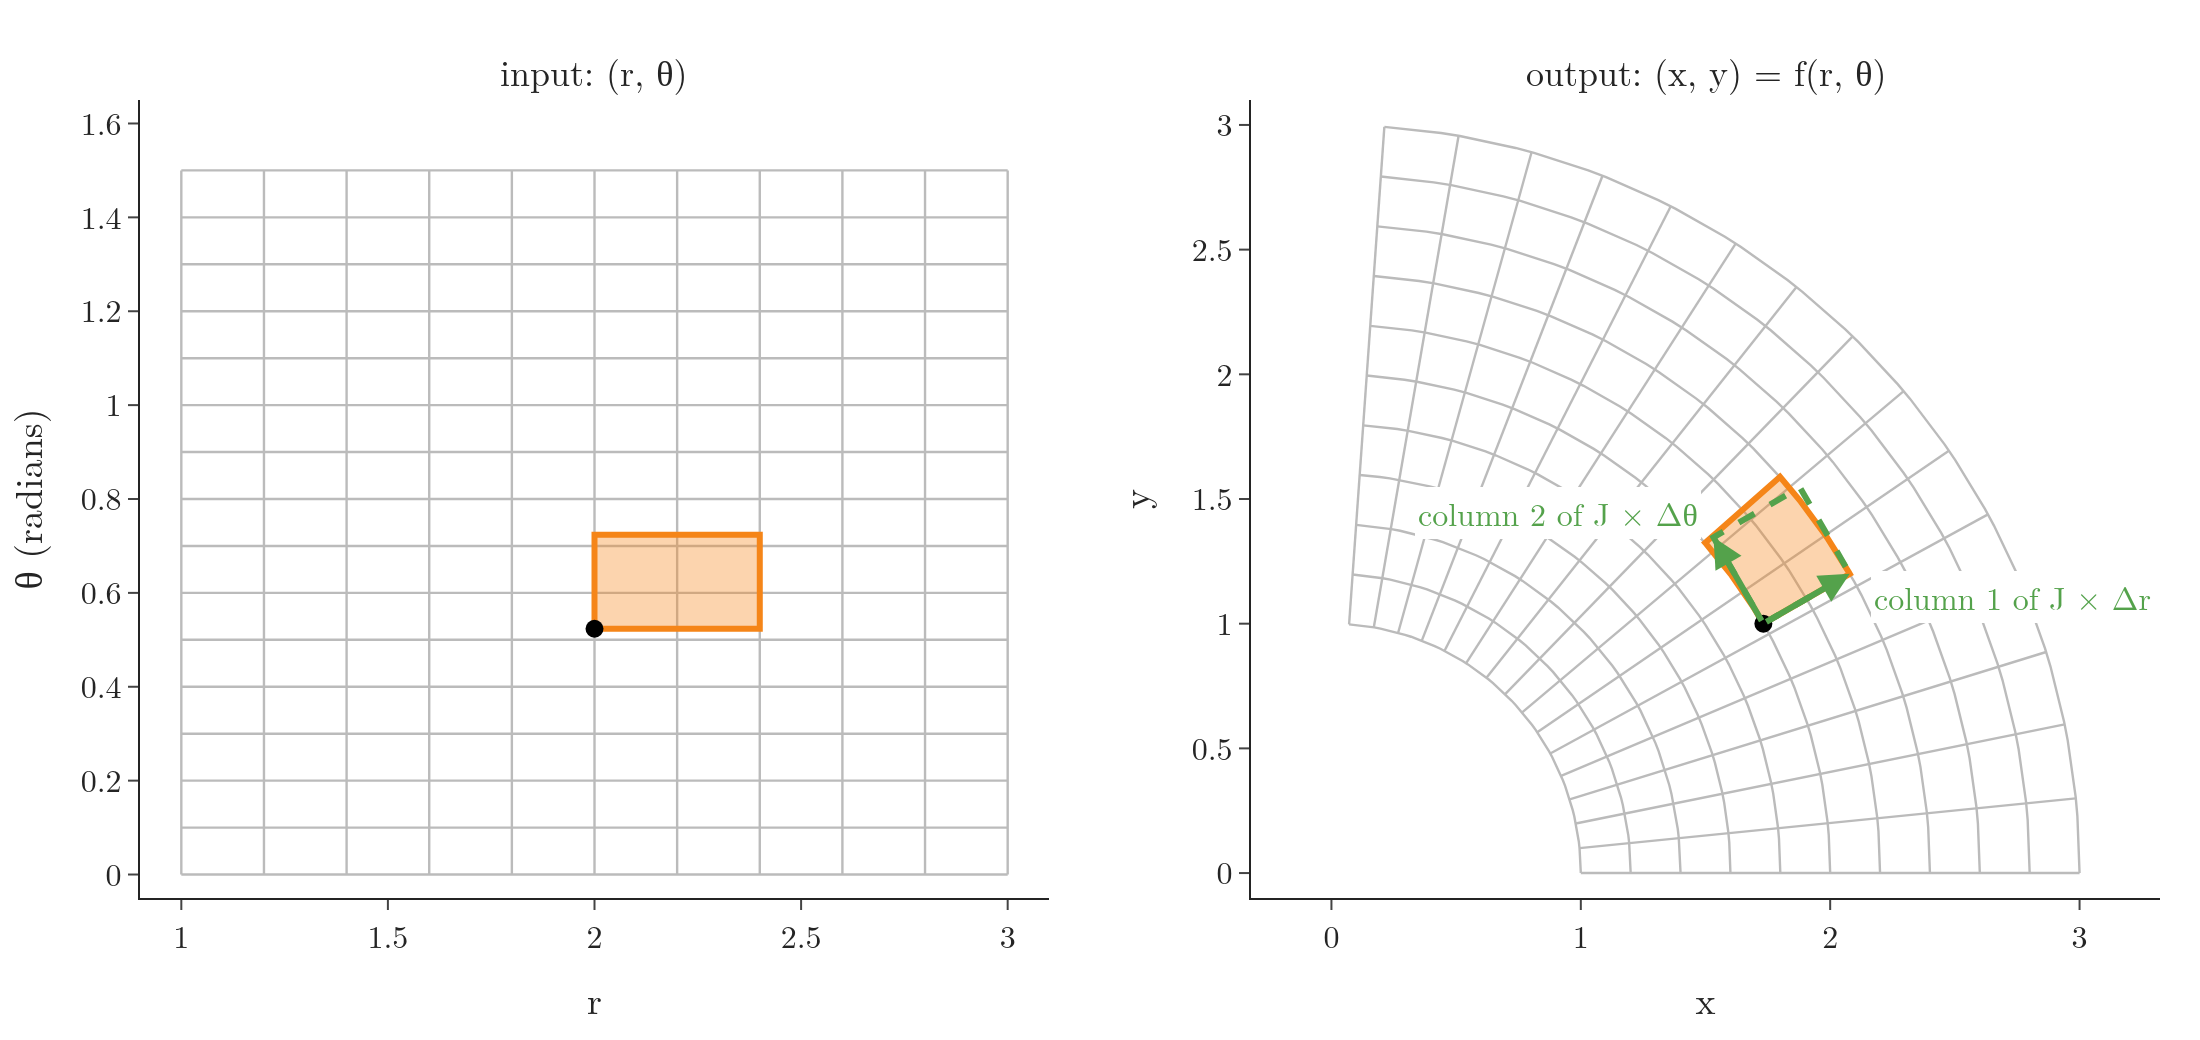

Source code (Python):
"""The Jacobian as the local linear map (Plotly). Polar coordinates f(r, theta) = [r cos theta, r sin theta] bend a
straight grid (left) into circles and rays (right). A small cell at (r, theta) = (2, pi/6) (orange) lands on a
curved cell that is almost the parallelogram spanned by the Jacobian's columns times the cell's sides (green).
det J = r = 2: the cell's area is doubled."""
from pathlib import Path
import numpy as np
import plotly.graph_objects as go
from plotly.subplots import make_subplots

here = Path(__file__).parent
BLUE, ORANGE, GREEN, RED, GREY = "#4C78A8", "#F58518", "#54A24B", "#E45756", "#6B6B6B"
P = lambda r, t: (r * np.cos(t), r * np.sin(t))
R0, T0, DR, DT = 2.0, np.pi / 6, 0.4, 0.2
J = np.array([[np.cos(T0), -R0 * np.sin(T0)], [np.sin(T0), R0 * np.cos(T0)]])
assert abs(np.linalg.det(J) - R0) < 1e-12
fig = make_subplots(1, 2, horizontal_spacing=0.1, subplot_titles=("input: (r, θ)", "output: (x, y) = f(r, θ)"))
line = dict(color="#BBBBBB", width=1.2)
rs, ts = np.arange(1.0, 3.01, 0.2), np.arange(0, np.pi / 2 + 1e-9, 0.1)
s = np.linspace(0, 1, 60)
for r in rs:
    fig.add_trace(go.Scatter(x=[r, r], y=[0, ts[-1]], mode="lines", line=line), 1, 1)
    x, y = P(r, ts[0] + s * (ts[-1] - ts[0]))
    fig.add_trace(go.Scatter(x=x, y=y, mode="lines", line=line), 1, 2)
for t in ts:
    fig.add_trace(go.Scatter(x=[1, 3], y=[t, t], mode="lines", line=line), 1, 1)
    x, y = P(1 + 2 * s, t)
    fig.add_trace(go.Scatter(x=x, y=y, mode="lines", line=line), 1, 2)
# the small cell, before and after
cr = np.r_[R0 + DR * s, np.full(60, R0 + DR), R0 + DR * s[::-1], np.full(60, R0)]
ct = np.r_[np.full(60, T0), T0 + DT * s, np.full(60, T0 + DT), T0 + DT * s[::-1]]
fig.add_trace(go.Scatter(x=cr, y=ct, fill="toself", mode="lines", line=dict(color=ORANGE, width=3),
                         fillcolor="rgba(245,133,24,0.35)"), 1, 1)
x, y = P(cr, ct)
fig.add_trace(go.Scatter(x=x, y=y, fill="toself", mode="lines", line=dict(color=ORANGE, width=3),
                         fillcolor="rgba(245,133,24,0.35)"), 1, 2)
o = np.array(P(R0, T0))
c1, c2 = J[:, 0] * DR, J[:, 1] * DT
par = np.array([o, o + c1, o + c1 + c2, o + c2, o])
fig.add_trace(go.Scatter(x=par[:, 0], y=par[:, 1], mode="lines", line=dict(color=GREEN, width=3, dash="dash")), 1, 2)
for vec, lab, xs, ys in ((c1, "column 1 of J \u00d7 \u0394r", 10, -12), (c2, "column 2 of J \u00d7 \u0394\u03b8", -6, 12)):
    fig.add_annotation(x=o[0] + vec[0], y=o[1] + vec[1], ax=o[0], ay=o[1], xref="x2", yref="y2", axref="x2", ayref="y2",
                       showarrow=True, arrowhead=2, arrowwidth=3, arrowcolor=GREEN, text="")
    fig.add_annotation(x=o[0] + vec[0], y=o[1] + vec[1], xref="x2", yref="y2", text=lab, showarrow=False,
                       font=dict(color=GREEN, size=16), xanchor="left" if xs > 0 else "right", xshift=xs, yshift=ys,
                       bgcolor="white")
fig.add_trace(go.Scatter(x=[R0], y=[T0], mode="markers", marker=dict(size=9, color="black")), 1, 1)
fig.add_trace(go.Scatter(x=[o[0]], y=[o[1]], mode="markers", marker=dict(size=9, color="black")), 1, 2)
fig.update_xaxes(title="r", range=[0.9, 3.1], row=1, col=1)
fig.update_yaxes(title="θ (radians)", range=[-0.05, 1.65], row=1, col=1)
fig.update_xaxes(title="x", range=[-0.1, 3.1], row=1, col=2)
fig.update_yaxes(title="y", range=[-0.1, 3.1], scaleanchor="x2", row=1, col=2)
fig.update_layout(template="simple_white", width=1100, height=520, showlegend=False,
                  font=dict(family="Latin Modern Roman", size=16), margin=dict(l=70, r=20, t=50, b=60))
fig.update_annotations(selector=dict(xref="paper"), font_size=18)
fig.write_image(here / "jacobian_local.png", scale=2)
fig.write_image(here / "jacobian_local.pdf")
